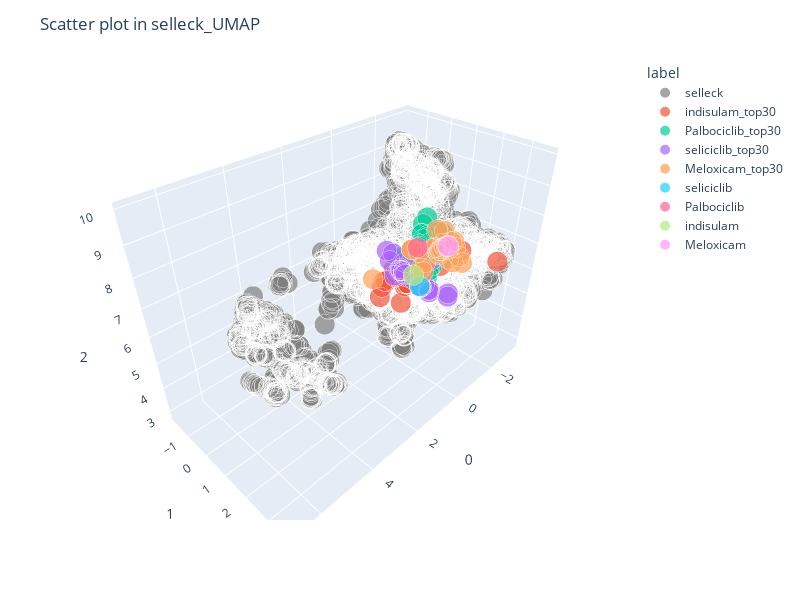

Notebook code for this chart:
### Code cell
color_discrete_map = {f'{input_db}': 'gray'}

if input_db == 'custom':
    fig = px.scatter_3d(
        umap_projections, x=0, y=1, z=2,
        color=library_query.color,
        labels={'color': 'label'},
        color_discrete_map=color_discrete_map,
        hover_name=library_query['compound_name'],
        symbol=library_query.node_shape,
        size=library_query.node_size
    )
    
else:
    fig = px.scatter_3d(
        umap_projections, x=0, y=1, z=2,
        color=library_query.node_shape,
        labels={'color': 'label'},
        color_discrete_map=color_discrete_map,
        hover_name=library_query['compound_name'],
        size=library_query.node_size
    )
    
fig.update_layout(
    width=800,
    height=600,
    title=f'Scatter plot in {input_db}_UMAP'
)
fig.show()

### Figure 1 — Plotly figure (JSON) as saved in the notebook; plotly's stock layout.template omitted (floating-point values rounded to 4 significant figures; data arrays with more than 128 entries replaced by an {"elided": "..."} marker saying what was removed)
{"data": [{"hovertemplate": "<b>%{hovertext}</b><br><br>label=selleck<br>0=%{x}<br>1=%{y}<br>2=%{z}<br>size=%{marker.size}<extra></extra>", "hovertext": {"elided": "3609 str values"}, "legendgroup": "selleck", "marker": {"color": "gray", "size": {"elided": "3609 int values"}, "sizemode": "area", "sizeref": 0.0025, "symbol": "circle"}, "mode": "markers", "name": "selleck", "scene": "scene", "showlegend": true, "type": "scatter3d", "x": {"elided": "3609 float values"}, "y": {"elided": "3609 float values"}, "z": {"elided": "3609 float values"}}, {"hovertemplate": "<b>%{hovertext}</b><br><br>label=indisulam_top30<br>0=%{x}<br>1=%{y}<br>2=%{z}<br>size=%{marker.size}<extra></extra>", "hovertext": ["Belinostat", "Iniparib", "AG-490", "Sumatriptan Succinate", "Furosemide", "Diclofenac Sodium", "Rebamipide", "Caffeic Acid", "Isoliquiritigenin", "SB415286", "GW9662", "Niclosamide", "4-Chloro-2-hydroxybenzoic acid, 4-chloro salicylic acid", "AG 494", "AG 555", "Tasisulam", "CW069", "CRT0044876", "UMI-77", "BRD73954", "Cyclo(RGDyK)", "Butein", "RS-1", "BAY-8002", "ML335", "C7280948", "AG99", "ML327", "BTB-1", "3-Chloro-L-tyrosine"], "legendgroup": "indisulam_top30", "marker": {"color": "#EF553B", "size": [1, 1, 1, 1, 1, 1, 1, 1, 1, 1, 1, 1, 1, 1, 1, 1, 1, 1, 1, 1, 1, 1, 1, 1, 1, 1, 1, 1, 1, 1], "sizemode": "area", "sizeref": 0.0025, "symbol": "circle"}, "mode": "markers", "name": "indisulam_top30", "scene": "scene", "showlegend": true, "type": "scatter3d", "x": [-2.337, -1.295, -1.897, -2.225, -2.481, -2.384, -0.5184, -2.226, -2.257, -0.2474, -2.539, -3.18, -1.932, -2.369, -1.951, -2.858, -2.311, -2.28, -2.237, -2.392, -3.019, -2.282, -2.592, -2.441, -3.026, -1.367, -1.432, -2.435, -1.58, -2.207], "y": [-0.2873, -0.6878, -0.6878, -0.3142, -0.1596, -0.3068, -0.09978, -0.4039, -0.3731, 0.06203, 0.05514, 1.26, -0.2174, -0.2441, -0.6289, 0.6481, -0.5544, -0.1465, -0.418, -0.4441, 2.823, -0.339, -0.2544, -0.08197, 0.7714, -0.6676, 0.04974, -0.3255, -0.4933, -0.4312], "z": [4.292, 4.469, 4.36, 4.086, 4.527, 5.243, 4.872, 4.019, 4.056, 4.654, 5.124, 5.821, 4.155, 4.603, 4.399, 5.032, 4.724, 4.858, 4.341, 4.926, 6.12, 4.037, 4.984, 4.771, 5.394, 4.435, 3.778, 4.894, 4.957, 4.037]}, {"hovertemplate": "<b>%{hovertext}</b><br><br>label=Palbociclib_top30<br>0=%{x}<br>1=%{y}<br>2=%{z}<br>size=%{marker.size}<extra></extra>", "hovertext": ["BMS-754807", "Daclatasvir", "PHA-793887", "Nevirapine", "PP121", "Milciclib", "PF-477736", "PF-4981517", "Daclatasvir Digydrochloride", "Coluracetam", "XL019", "HTH-01-015", "Ribociclib", "MHY1485", "NCT-501", "MRT68921 HCl", "ON123300", "XMD16-5", "eFT-508", "MSC2530818", "GDC-0575", "FM-381", "PF-06700841", "Avatrombopag", "AZD7648", "BSJ-03-123", "Palbociclib  HCl", "Palbociclib  Isethionate", "TAK-659", "G1T38"], "legendgroup": "Palbociclib_top30", "marker": {"color": "#00cc96", "size": [1, 1, 1, 1, 1, 1, 1, 1, 1, 1, 1, 1, 1, 1, 1, 1, 1, 1, 1, 1, 1, 1, 1, 1, 1, 1, 1, 1, 1, 1], "sizemode": "area", "sizeref": 0.0025, "symbol": "circle"}, "mode": "markers", "name": "Palbociclib_top30", "scene": "scene", "showlegend": true, "type": "scatter3d", "x": [-0.2401, -0.0323, 0.8415, 0.04166, 0.08488, -0.3974, 0.5033, 0.3002, 0.1112, 0.8575, 0.08881, 0.05644, 0.3427, 0.1125, 0.9814, 0.1727, 0.3429, -0.2129, 0.1199, -0.03762, 0.8079, 0.1896, -0.1696, -0.5344, -0.1698, -0.0954, 0.441, 0.5303, 0.08499, 0.1026], "y": [2.553, 1.867, 1.926, 1.674, 2.312, 2.346, 2.16, 2.267, 1.953, 1.866, 2.2, 2.298, 2.054, 2.113, 1.799, 2.078, 2.088, 2.233, 2.287, 1.856, 1.79, 2.475, 2.386, 2.08, 1.897, 2.04, 2.047, 1.964, 2.405, 2.295], "z": [7.418, 8.326, 7.544, 7.031, 7.372, 8.054, 7.392, 7.608, 8.108, 7.56, 7.537, 6.95, 7.866, 7.514, 7.493, 7.991, 7.815, 8.162, 6.733, 7.985, 7.526, 7.468, 7.809, 7.946, 8.502, 8.005, 7.768, 7.764, 7.183, 6.934]}, {"hovertemplate": "<b>%{hovertext}</b><br><br>label=seliciclib_top30<br>0=%{x}<br>1=%{y}<br>2=%{z}<br>size=%{marker.size}<extra></extra>", "hovertext": ["Roscovitine", "Delanzomib", "Etomidate", "Ispinesib", "BS-181 HCl", "Dapoxetine HCl", "Duloxetine HCl", "Dexmedetomidine HCl", "Degrasyn", "WP1066", "MPEP", "StemRegenin 1", "Medetomidine HCl", "Dexmedetomidine", "Atomoxetine HCl", "Propranolol HCl", "Mexiletine HCl", "Duloxetine", "Fendiline hydrochloride", "KHS101 hydrochloride", "DBeQ", "JSH-23", "ML323", "NSC 23766", "A-804598", "Bohemine", "A-83-01", "VLX600", "Amprolium HCl", "Nylidrin Hydrochloride"], "legendgroup": "seliciclib_top30", "marker": {"color": "#ab63fa", "size": [1, 1, 1, 1, 1, 1, 1, 1, 1, 1, 1, 1, 1, 1, 1, 1, 1, 1, 1, 1, 1, 1, 1, 1, 1, 1, 1, 1, 1, 1], "sizemode": "area", "sizeref": 0.0025, "symbol": "circle"}, "mode": "markers", "name": "seliciclib_top30", "scene": "scene", "showlegend": true, "type": "scatter3d", "x": [-1.303, -2.45, -1.831, -1.11, -1.323, -1.369, -1.332, -1.291, -2.005, -1.873, -1.262, -1.337, -1.191, -1.332, -1.342, -1.337, -1.475, -1.329, -1.352, -1.329, -1.271, -1.353, -1.312, -1.34, -1.444, -1.322, -2.383, -1.358, -1.048, -1.725], "y": [0.9768, 0.4069, -0.9186, 0.4063, 1.008, -0.6877, 0.2613, 1.354, -0.5322, -0.2535, 0.9992, 0.9238, 1.463, 1.362, 0.03231, 0.07219, -0.4732, 0.2045, -0.04517, 0.9831, 0.7307, 0.1504, 1.022, 2.13, 2.061, 0.9361, 0.8186, 1.104, 1.531, -0.577], "z": [5.009, 5.772, 5.016, 5.868, 5.012, 5.747, 5.187, 5.085, 4.765, 4.856, 5.506, 5.035, 5.095, 5.069, 5.263, 5.259, 5.687, 5.193, 5.223, 5.018, 5.206, 5.235, 5.037, 5.175, 5.219, 5.004, 5.935, 5.156, 6.475, 4.561]}, {"hovertemplate": "<b>%{hovertext}</b><br><br>label=Meloxicam_top30<br>0=%{x}<br>1=%{y}<br>2=%{z}<br>size=%{marker.size}<extra></extra>", "hovertext": ["Lidocaine", "PHA-680632", "Piroxicam", "Meloxicam", "Tolfenamic Acid", "Eltrombopag Olamine", "Omecamtiv mecarbil", "ZM 336372", "Lumiracoxib", "ML161", "TAK-715", "Ampiroxicam", "Eltrombopag", "Lidocaine hydrochloride", "Carboxine", "Tizoxanide", "K 858", "CGI1746", "SF1670", "INH1", "INH6", "CH-223191", "SirReal2", "Tenovin-1", "WY-14643", "CeMMEC13", "Selective JAK3 inhibitor 1", "ML-297", "Lornoxicam", "IWP-2"], "legendgroup": "Meloxicam_top30", "marker": {"color": "#FFA15A", "size": [1, 1, 1, 1, 1, 1, 1, 1, 1, 1, 1, 1, 1, 1, 1, 1, 1, 1, 1, 1, 1, 1, 1, 1, 1, 1, 1, 1, 1, 1], "sizemode": "area", "sizeref": 0.0025, "symbol": "circle"}, "mode": "markers", "name": "Meloxicam_top30", "scene": "scene", "showlegend": true, "type": "scatter3d", "x": [-2.82, -2.993, -2.993, -3.043, -2.629, -2.693, -0.5815, -2.988, -2.65, -2.625, -2.894, -2.914, -2.769, -2.832, -2.863, -2.684, -2.836, -0.9234, -2.528, -2.866, -2.869, -3.011, -3.02, -3.039, -2.932, -0.2715, -3.004, -2.711, -3.08, -2.788], "y": [-0.7191, 0.7443, 0.8505, 0.7772, -0.2198, 1.292, 2.007, 0.1823, 1.54, -0.03478, 0.6361, 0.7081, 1.03, -0.7205, 0.4938, 0.1011, 0.5491, 2.031, 0.139, 0.5626, 0.6174, 0.7815, 0.9203, 0.2227, 0.8373, -0.3113, 1.028, 1.652, 1.067, 0.6409], "z": [5.164, 5.848, 5.787, 5.865, 5.351, 5.551, 7.973, 5.542, 5.928, 4.731, 5.964, 5.836, 5.54, 5.167, 5.521, 5.02, 5.485, 7.818, 4.681, 5.66, 5.764, 5.855, 6.103, 5.568, 5.946, 5.226, 6.184, 5.682, 5.893, 5.709]}, {"hovertemplate": "<b>%{hovertext}</b><br><br>label=seliciclib<br>0=%{x}<br>1=%{y}<br>2=%{z}<br>size=%{marker.size}<extra></extra>", "hovertext": ["seliciclib"], "legendgroup": "seliciclib", "marker": {"color": "#19d3f3", "size": [1], "sizemode": "area", "sizeref": 0.0025, "symbol": "circle"}, "mode": "markers", "name": "seliciclib", "scene": "scene", "showlegend": true, "type": "scatter3d", "x": [-1.324], "y": [0.9481], "z": [5.025]}, {"hovertemplate": "<b>%{hovertext}</b><br><br>label=Palbociclib<br>0=%{x}<br>1=%{y}<br>2=%{z}<br>size=%{marker.size}<extra></extra>", "hovertext": ["Palbociclib"], "legendgroup": "Palbociclib", "marker": {"color": "#FF6692", "size": [1], "sizemode": "area", "sizeref": 0.0025, "symbol": "circle"}, "mode": "markers", "name": "Palbociclib", "scene": "scene", "showlegend": true, "type": "scatter3d", "x": [0.3795], "y": [2.057], "z": [7.781]}, {"hovertemplate": "<b>%{hovertext}</b><br><br>label=indisulam<br>0=%{x}<br>1=%{y}<br>2=%{z}<br>size=%{marker.size}<extra></extra>", "hovertext": ["indisulam"], "legendgroup": "indisulam", "marker": {"color": "#B6E880", "size": [1], "sizemode": "area", "sizeref": 0.0025, "symbol": "circle"}, "mode": "markers", "name": "indisulam", "scene": "scene", "showlegend": true, "type": "scatter3d", "x": [-2.36], "y": [-0.1743], "z": [4.476]}, {"hovertemplate": "<b>%{hovertext}</b><br><br>label=Meloxicam<br>0=%{x}<br>1=%{y}<br>2=%{z}<br>size=%{marker.size}<extra></extra>", "hovertext": ["Meloxicam"], "legendgroup": "Meloxicam", "marker": {"color": "#FF97FF", "size": [1], "sizemode": "area", "sizeref": 0.0025, "symbol": "circle"}, "mode": "markers", "name": "Meloxicam", "scene": "scene", "showlegend": true, "type": "scatter3d", "x": [-3.018], "y": [0.7912], "z": [5.858]}], "layout": {"height": 600, "legend": {"itemsizing": "constant", "title": {"text": "label"}, "tracegroupgap": 0}, "margin": {"t": 60}, "scene": {"domain": {"x": [0, 1], "y": [0, 1]}, "xaxis": {"title": {"text": "0"}}, "yaxis": {"title": {"text": "1"}}, "zaxis": {"title": {"text": "2"}}}, "title": {"text": "Scatter plot in selleck_UMAP"}, "width": 800}}
